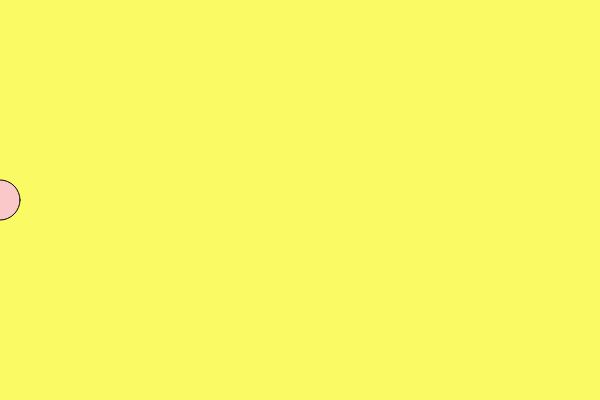
Frame 1 (no input)
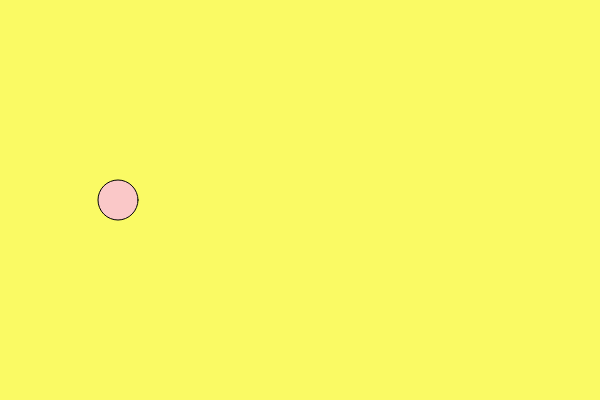
Frame 60 (no input)
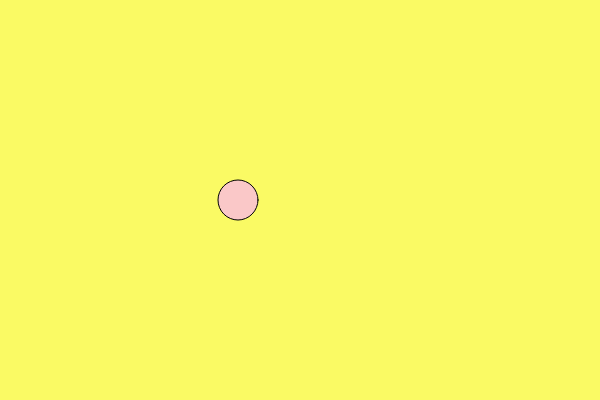
Frame 120 (the mouse pressed at the canvas centre since frame 60)

The p5.js sketch that drew these frames (run headless with seeded random() and noise() and a simulated clock; from frame 60 on, the mouse is pressed at the canvas centre):

// p5.js sketch
// ── sketch.js
var circleX = 0;

function setup() {
    createCanvas(600,400);
}

function draw() {
  //background
  background(250,250,100);
  //ellipse
  fill(250,200,200);
  ellipse(circleX,200,40,40);

  //to make circle move in x direction
  circleX = circleX + 2;
}
